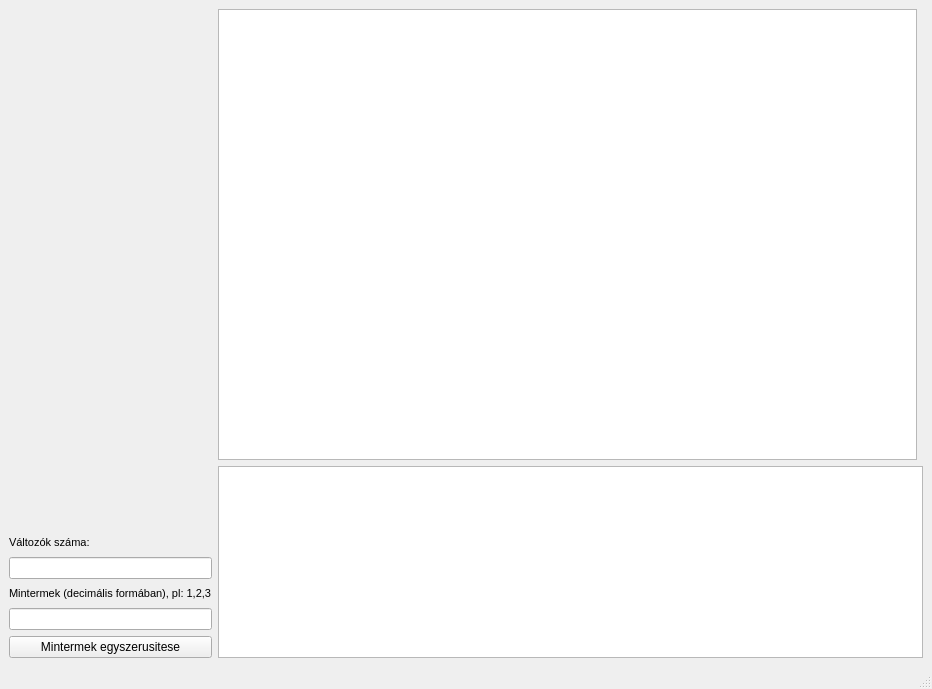
<?xml version="1.0" encoding="UTF-8"?>
<ui version="4.0">
 <class>QuineMcCluskey</class>
 <widget class="QMainWindow" name="QuineMcCluskey">
  <property name="geometry">
   <rect>
    <x>0</x>
    <y>0</y>
    <width>932</width>
    <height>689</height>
   </rect>
  </property>
  <property name="windowTitle">
   <string>MainWindow</string>
  </property>
  <widget class="QWidget" name="centralwidget">
   <layout class="QGridLayout" name="gridLayout">
    <item row="17" column="0">
     <widget class="QLineEdit" name="valtozokinput">
      <property name="sizePolicy">
       <sizepolicy hsizetype="Preferred" vsizetype="Preferred">
        <horstretch>0</horstretch>
        <verstretch>0</verstretch>
       </sizepolicy>
      </property>
     </widget>
    </item>
    <item row="13" column="1" rowspan="8" colspan="2">
     <widget class="QTableView" name="PrimImplikansTabla">
      <property name="sizePolicy">
       <sizepolicy hsizetype="Expanding" vsizetype="Expanding">
        <horstretch>0</horstretch>
        <verstretch>0</verstretch>
       </sizepolicy>
      </property>
     </widget>
    </item>
    <item row="20" column="0">
     <widget class="QPushButton" name="pushButton_2">
      <property name="sizePolicy">
       <sizepolicy hsizetype="Preferred" vsizetype="Preferred">
        <horstretch>0</horstretch>
        <verstretch>0</verstretch>
       </sizepolicy>
      </property>
      <property name="text">
       <string>Mintermek egyszerusitese</string>
      </property>
     </widget>
    </item>
    <item row="16" column="0">
     <widget class="QLabel" name="valtozokszama">
      <property name="font">
       <font>
        <pointsize>8</pointsize>
       </font>
      </property>
      <property name="text">
       <string>Változók száma:</string>
      </property>
     </widget>
    </item>
    <item row="19" column="0">
     <widget class="QLineEdit" name="mintermekinput">
      <property name="sizePolicy">
       <sizepolicy hsizetype="Preferred" vsizetype="Preferred">
        <horstretch>0</horstretch>
        <verstretch>0</verstretch>
       </sizepolicy>
      </property>
     </widget>
    </item>
    <item row="18" column="0">
     <widget class="QLabel" name="mintermekszama">
      <property name="font">
       <font>
        <pointsize>8</pointsize>
       </font>
      </property>
      <property name="text">
       <string>Mintermek (decimális formában), pl: 1,2,3</string>
      </property>
     </widget>
    </item>
    <item row="12" column="1">
     <widget class="QTableWidget" name="MintermTabla">
      <property name="minimumSize">
       <size>
        <width>0</width>
        <height>3</height>
       </size>
      </property>
     </widget>
    </item>
    <item row="12" column="0">
     <widget class="QLabel" name="EredmenyekLabel">
      <property name="font">
       <font>
        <pointsize>9</pointsize>
        <weight>75</weight>
        <bold>true</bold>
       </font>
      </property>
      <property name="text">
       <string/>
      </property>
     </widget>
    </item>
   </layout>
  </widget>
  <widget class="QStatusBar" name="statusbar"/>
 </widget>
 <resources/>
 <connections/>
</ui>
